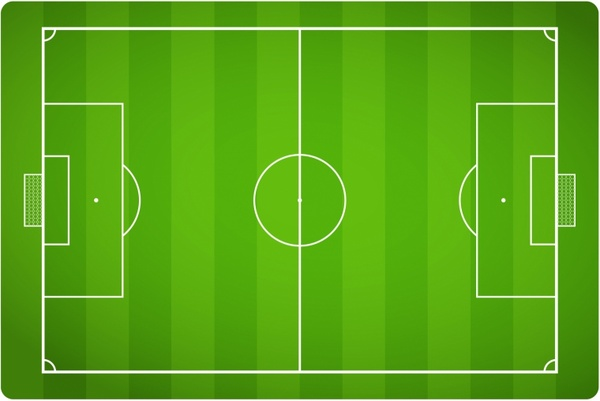
#> input picture src/images/field.jpg, 600 x 401 px
$ python basic.py
#> lines starting #> are read from the running program, lines starting #| are printed output that depends on the picture
### src/utils/media.py
import os


def get_image_path(path):
    script_dir = os.path.dirname(__file__)  # <-- absolute dir the script is in
    rel_path = "../images/" + path
    abs_file_path = os.path.join(script_dir, rel_path)
    return abs_file_path

### src/template/basic.py
import cv2
from matplotlib import pyplot as plt
from ..utils.media import get_image_path

ronaldoPath = get_image_path('field.jpg')
img = cv2.imread(ronaldoPath, 0)
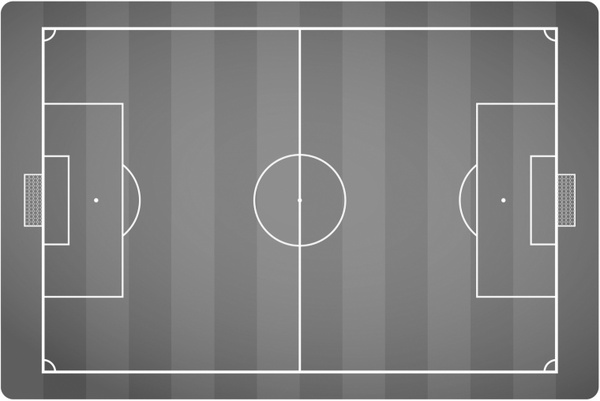
#> img: shape (401, 600); min 66, max 255, mean 126.6
img2 = img.copy()
templatePath = get_image_path('area.jpg')
template = cv2.imread(templatePath, 0)
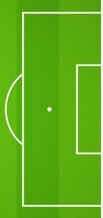
#> input picture src/images/area.jpg, 103 x 218 px
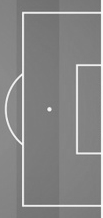
#> template: shape (218, 103); min 108, max 252, mean 134.2

w, h = template.shape[::-1]
#> w = 103; h = 218
# All the 6 methods for comparison in a list
methods = ['cv2.TM_CCOEFF', 'cv2.TM_CCOEFF_NORMED', 'cv2.TM_CCORR',
           'cv2.TM_CCORR_NORMED', 'cv2.TM_SQDIFF', 'cv2.TM_SQDIFF_NORMED']

for meth in methods:
    img = img2.copy()
    method = eval(meth)

    # Apply template Matching
    res = cv2.matchTemplate(img, template, method)
    min_val, max_val, min_loc, max_loc = cv2.minMaxLoc(res)

    # If the method is TM_SQDIFF or TM_SQDIFF_NORMED, take minimum
    if method in [cv2.TM_SQDIFF, cv2.TM_SQDIFF_NORMED]:
        top_left = min_loc
    else:
        top_left = max_loc
    bottom_right = (top_left[0] + w, top_left[1] + h)

    cv2.rectangle(img, top_left, bottom_right, 255, 2)

    plt.subplot(121), plt.imshow(res, cmap='gray')
    plt.title('Matching Result'), plt.xticks([]), plt.yticks([])
    plt.subplot(122), plt.imshow(img, cmap='gray')
    plt.title('Detected Point'), plt.xticks([]), plt.yticks([])
    plt.suptitle(meth)
    plt.show()
#> this loop made 6 passes
#> (min_val, max_val, min_loc, top_left, bottom_right) on passes 1 to 4: (-2185586.5, 17472266, (486, 183), (454, 91), (557, 309)), (-0.216, 1, (147, 77), (454, 91), (557, 309)), (345481920, 425237088, (1, 181), (277, 79), (380, 297)), (0.935, 1, (0, 183), (454, 91), (557, 309))
#> (min_val, max_val, max_loc, top_left, bottom_right) on passes 5 to 6: (29568, 53876832, (0, 183), (454, 91), (557, 309)), (6.97e-05, 0.144, (0, 183), (454, 91), (557, 309))
#> pass 1, `res = cv2.matchTemplate(img, template, method)`:
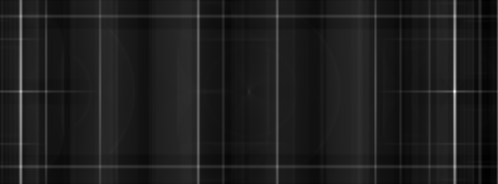
#> res: shape (184, 498) float32; min -2185586.5, max 17472266, mean 130209.6; drawn with min black and max white
#> pass 1, `plt.show()`:
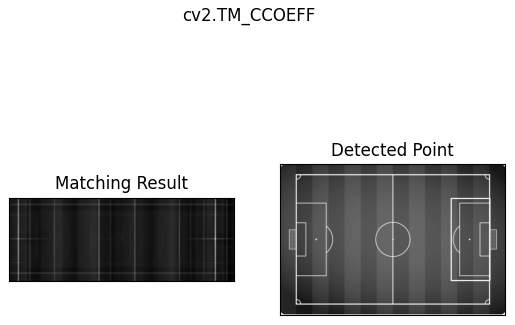
#> figure drawn by matplotlib, 2 panels
#> pass 3, `res = cv2.matchTemplate(img, template, method)`:
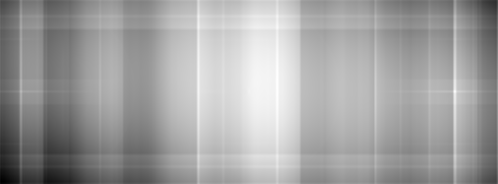
#> res: shape (184, 498) float32; min 345481920, max 425237088, mean 395890080; drawn with min black and max white
#> after the loop:
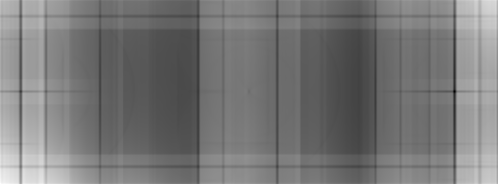
#> res: shape (184, 498) float32; min 6.97e-05, max 0.144, mean 0.0674; drawn with min black and max white
